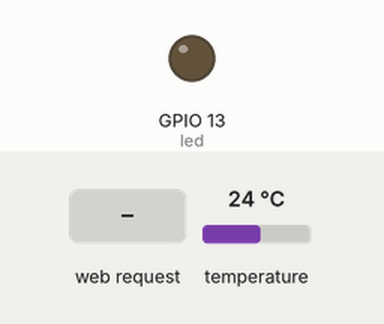
This sketch was run on a simulated ESP8266 (NodeMCU). On the bench: output pins drawn as LEDs (lit = HIGH). Inputs (shaded band) come from the test bench; at power-on: temperature 24 °C. WiFi joins after 1.5 s; servers stay silent unless stated; random numbers use the default seed unless the sketch sets one; what the sketch prints to the serial monitor is not drawn.

Above: at 2.7 s.
2.8 s: HTTP request GET / received
At 3.6 s:
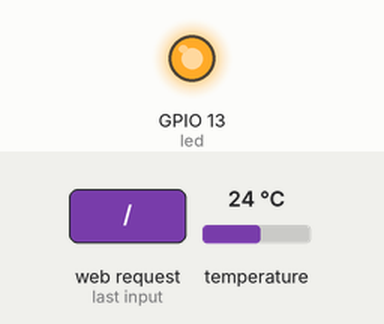
Timing chart, 0 to 5.8 s (numbered marks = the images above; inputs shaded):
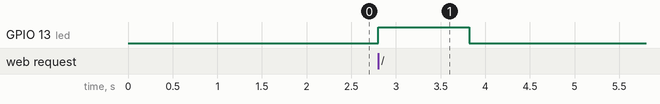

Measured:
- after the input at 2.8 s, GPIO 13 (led): LOW → HIGH at once, → LOW 1.0 s later

The sketch:

Page_With_Temp.ino
```cpp
#include <ESP8266WiFi.h>
#include <WiFiClient.h>
#include <ESP8266WebServer.h>
#include <ESP8266mDNS.h>
#include <OneWire.h>
OneWire  ds(2);


const char *ssid = "Home";
const char *password = "StariyLis050565";
MDNSResponder mdns;

ESP8266WebServer server ( 80 );


byte addr[8];
float temperature;

float getTemp(){
  byte data[12];

  if (!ds.search(addr)) {
    Serial.println("No more addresses.");
    while(1);
  }
   ds.reset_search();

  if (OneWire::crc8(addr, 7) != addr[7]) {
      Serial.println("CRC is not valid!");
      while(1);
  }


  ds.reset();
  ds.select(addr);
  ds.write(0x44);
  delay(1000);

  ds.reset();
  ds.select(addr);
  ds.write(0xBE);

  for (int i = 0; i < 9; i++) {
    data[i] = ds.read();
  }

  int raw = (data[1] << 8) | data[0];
  if (data[7] == 0x10) raw = (raw & 0xFFF0) + 12 - data[6];
  return raw / 16.0;

}


const int led = 13;

void handleRoot() {
	digitalWrite ( led, 1 );
	char temp[400];
 temperature = getTemp();
 Serial.println(temperature);
 int tepm= temperature;
	snprintf ( temp, 400,

"<html>\
  <head>\
    <meta charset='UTF-8' >\
    <meta http-equiv='refresh' content='5'/>\
    <title>Термометр</title>\
    <style>\
      body {font-family: Arial, Helvetica, Sans-Serif;}\
      p{font-size: 50px}\
    </style>\
  </head>\
  <body>\
    <center><h1>Температура на улице.</h1></center>\
    <center><p> %d&#176C </p></center>\
  </body>\
</html>",tepm
	);
	server.send ( 200, "text/html", temp );
	digitalWrite ( led, 0 );
}

void handleNotFound() {
	digitalWrite ( led, 1 );
	String message = "File Not Found\n\n";
	message += "URI: ";
	message += server.uri();
	message += "\nMethod: ";
	message += ( server.method() == HTTP_GET ) ? "GET" : "POST";
	message += "\nArguments: ";
	message += server.args();
	message += "\n";

	for ( uint8_t i = 0; i < server.args(); i++ ) {
		message += " " + server.argName ( i ) + ": " + server.arg ( i ) + "\n";
	}

	server.send ( 404, "text/plain", message );
	digitalWrite ( led, 0 );
}

void setup ( void ) {
	pinMode ( led, OUTPUT );
	digitalWrite ( led, 0 );
	Serial.begin ( 115200 );
	WiFi.begin ( ssid, password );
	Serial.println ( "" );

	// Wait for connection
	while ( WiFi.status() != WL_CONNECTED ) {
		delay ( 500 );
		Serial.print ( "." );
	}

	Serial.println ( "" );
	Serial.print ( "Connected to " );
	Serial.println ( ssid );
	Serial.print ( "IP address: " );
	Serial.println ( WiFi.localIP() );

	if ( mdns.begin ( "esp8266", WiFi.localIP() ) ) {
		Serial.println ( "MDNS responder started" );
	}

	server.on ( "/", handleRoot );
	server.on ( "/test.svg", drawGraph );
	server.on ( "/inline", []() {
		server.send ( 200, "text/plain", "this works as well" );
	} );
	server.onNotFound ( handleNotFound );
	server.begin();
	Serial.println ( "HTTP server started" );
}

void loop ( void ) {
	mdns.update();
	server.handleClient();
}

void drawGraph() {
	String out = "";
	char temp[100];
	out += "<svg xmlns=\"http://www.w3.org/2000/svg\" version=\"1.1\" width=\"400\" height=\"150\">\n";
 	out += "<rect width=\"400\" height=\"150\" fill=\"rgb(250, 230, 210)\" stroke-width=\"1\" stroke=\"rgb(0, 0, 0)\" />\n";
 	out += "<g stroke=\"black\">\n";
 	int y = rand() % 130;
 	for (int x = 10; x < 390; x+= 10) {
 		int y2 = rand() % 130;
 		sprintf(temp, "<line x1=\"%d\" y1=\"%d\" x2=\"%d\" y2=\"%d\" stroke-width=\"1\" />\n", x, 140 - y, x + 10, 140 - y2);
 		out += temp;
 		y = y2;
 	}
	out += "</g>\n</svg>\n";

	server.send ( 200, "image/svg+xml", out);
}
```
